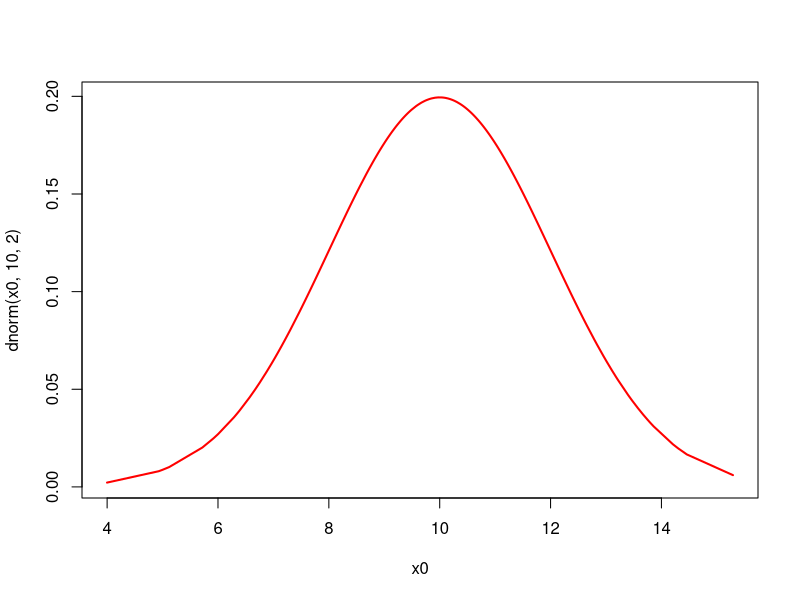

R code for this plot: (Note: this script raises an error after producing the figure.)
## ---- chunk 1
options(htmltools.dir.version = FALSE)
knitr::opts_chunk$set(echo = FALSE, 
                      comment = '',
                      message = FALSE,
                      warning = FALSE)
## ---- chunk 2
knitr::include_graphics('https://i.giphy.com/media/v1.Y2lkPTc5MGI3NjExOW00NnhudTBhbTNqcnRxNHljYTg0M3M3emZtYXhpdW5uZThueDBudiZlcD12MV9pbnRlcm5hbF9naWZfYnlfaWQmY3Q9Zw/CXlLGiModdBneYJzYu/giphy.gif')
## ---- chunk 3
knitr::include_graphics('https://media.giphy.com/media/TKNGghpLhaz9XH1tSj/giphy.gif')
## ---- chunk 4
set.seed(4102024)
x <- rnorm(300,10,2)
#hist(x, main='',probability = TRUE)
x0 <- sort(x)
plot(x0,dnorm(x0,10,2),lwd=2,col='red',
     type='l')
## ---- chunk 5
knitr::include_graphics('figuras/IC_coeficiente.jpg')
## ---- chunk 6
knitr::include_graphics('https://i.giphy.com/media/v1.Y2lkPTc5MGI3NjExcml5OWt3Z3RrMGlic2d4eGd2Z3I5ZzkzZWExNWIwd2thN2xmdDBjbCZlcD12MV9pbnRlcm5hbF9naWZfYnlfaWQmY3Q9Zw/10aADbYxnJlc9q/giphy.gif')
## ---- chunk 7
knitr::include_graphics('https://i.giphy.com/media/v1.Y2lkPTc5MGI3NjExMjYzZGE3aTFzajN6c2x5ZmFkYXFxYXZsOWxnYjhnZjAyMGphY2k3NyZlcD12MV9pbnRlcm5hbF9naWZfYnlfaWQmY3Q9Zw/UxTZDNv0Zej4s/giphy.gif')
## ---- chunk 8
knitr::include_graphics('https://media.giphy.com/media/v1.Y2lkPTc5MGI3NjExNGtnMWU3MWZzaXJ0bHk0d2RjcHBkM2ZzN2U2N251eXNwdzU5OHZoMCZlcD12MV9pbnRlcm5hbF9naWZfYnlfaWQmY3Q9cw/QrpVwPDGmJEIvHwKEc/giphy.gif')
## ---- chunk 9
set.seed(4102024)
x <- rnorm(300,10,2)
#hist(x, main='',probability = TRUE)
x0 <- sort(x)
plot(x0,dnorm(x0,10,2),lwd=2,col='red',
     type='l')
## ---- chunk 10
knitr::include_graphics('https://media.giphy.com/media/v1.Y2lkPTc5MGI3NjExeG9wa2p5emoxZm1kYW5kajBqNDc2eTQ2Znk3MWozemZ3cmF0ejk0dCZlcD12MV9pbnRlcm5hbF9naWZfYnlfaWQmY3Q9Zw/Lk5BzpifzeI3KYm7n0/giphy.gif')
## ---- chunk 11
knitr::include_graphics('https://media.giphy.com/media/TKNGghpLhaz9XH1tSj/giphy.gif')
## ---- chunk 12
knitr::include_graphics('https://media.giphy.com/media/v1.Y2lkPTc5MGI3NjExd3kyaDV4emNka2d4aHBncjRoODU2aGtpM2JrbjlkMnYzM3hicXBmeCZlcD12MV9pbnRlcm5hbF9naWZfYnlfaWQmY3Q9cw/IUy76glp8Bnu1MFMZs/giphy.gif')
## ---- chunk 13
knitr::include_graphics('https://media.giphy.com/media/v1.Y2lkPTc5MGI3NjExd21icjI0dnNkN3Njd2VuaGZ5NmRncXR3bTNpMmJxajN1c2VwbjI2dCZlcD12MV9pbnRlcm5hbF9naWZfYnlfaWQmY3Q9cw/pwZCIhxJpVyicimiol/giphy.gif')
## ---- chunk 14
knitr::include_graphics('https://media.giphy.com/media/v1.Y2lkPTc5MGI3NjExd21icjI0dnNkN3Njd2VuaGZ5NmRncXR3bTNpMmJxajN1c2VwbjI2dCZlcD12MV9pbnRlcm5hbF9naWZfYnlfaWQmY3Q9cw/pwZCIhxJpVyicimiol/giphy.gif')
## ---- chunk 15
knitr::include_graphics('https://media.giphy.com/media/v1.Y2lkPTc5MGI3NjExb3hhcHltczh6d3AyeTV2aDBtcGY4ZTk5YnFuZWwzNnppcjY2andqciZlcD12MV9pbnRlcm5hbF9naWZfYnlfaWQmY3Q9Zw/3ogwFLfszugeOnEXja/giphy.gif')
## ---- chunk 16
knitr::include_graphics('https://media.giphy.com/media/v1.Y2lkPTc5MGI3NjExd21icjI0dnNkN3Njd2VuaGZ5NmRncXR3bTNpMmJxajN1c2VwbjI2dCZlcD12MV9pbnRlcm5hbF9naWZfYnlfaWQmY3Q9cw/pwZCIhxJpVyicimiol/giphy.gif')
## ---- chunk 17
knitr::include_graphics('https://media.giphy.com/media/v1.Y2lkPTc5MGI3NjExd21icjI0dnNkN3Njd2VuaGZ5NmRncXR3bTNpMmJxajN1c2VwbjI2dCZlcD12MV9pbnRlcm5hbF9naWZfYnlfaWQmY3Q9cw/pwZCIhxJpVyicimiol/giphy.gif')
## ---- chunk 18
knitr::include_graphics('figuras/mont7.png')
